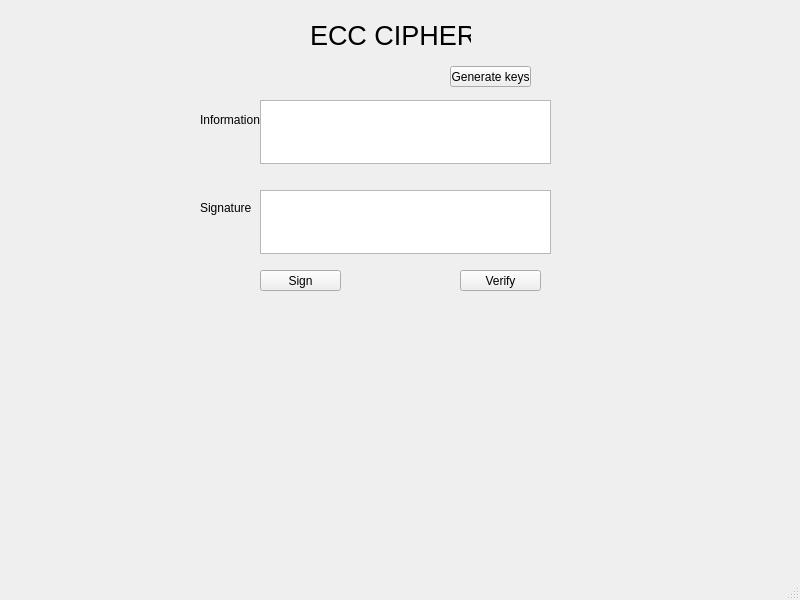
<?xml version="1.0" encoding="UTF-8"?>
<ui version="4.0">
 <class>MainWindow</class>
 <widget class="QMainWindow" name="MainWindow">
  <property name="geometry">
   <rect>
    <x>0</x>
    <y>0</y>
    <width>800</width>
    <height>600</height>
   </rect>
  </property>
  <property name="windowTitle">
   <string>MainWindow</string>
  </property>
  <widget class="QWidget" name="centralwidget">
   <widget class="QLabel" name="lbl_header">
    <property name="geometry">
     <rect>
      <x>310</x>
      <y>20</y>
      <width>161</width>
      <height>31</height>
     </rect>
    </property>
    <property name="font">
     <font>
      <pointsize>20</pointsize>
     </font>
    </property>
    <property name="text">
     <string>ECC CIPHER</string>
    </property>
   </widget>
   <widget class="QLabel" name="lbl_inf">
    <property name="geometry">
     <rect>
      <x>200</x>
      <y>110</y>
      <width>61</width>
      <height>20</height>
     </rect>
    </property>
    <property name="text">
     <string>Information</string>
    </property>
   </widget>
   <widget class="QLabel" name="lbl_sign">
    <property name="geometry">
     <rect>
      <x>200</x>
      <y>200</y>
      <width>51</width>
      <height>16</height>
     </rect>
    </property>
    <property name="text">
     <string>Signature</string>
    </property>
   </widget>
   <widget class="QPushButton" name="btn_gen_keys">
    <property name="geometry">
     <rect>
      <x>450</x>
      <y>66</y>
      <width>81</width>
      <height>21</height>
     </rect>
    </property>
    <property name="text">
     <string>Generate keys</string>
    </property>
   </widget>
   <widget class="QTextEdit" name="txt_inf">
    <property name="geometry">
     <rect>
      <x>260</x>
      <y>100</y>
      <width>291</width>
      <height>64</height>
     </rect>
    </property>
   </widget>
   <widget class="QTextEdit" name="txt_sign">
    <property name="geometry">
     <rect>
      <x>260</x>
      <y>190</y>
      <width>291</width>
      <height>64</height>
     </rect>
    </property>
   </widget>
   <widget class="QPushButton" name="btn_sign">
    <property name="geometry">
     <rect>
      <x>260</x>
      <y>270</y>
      <width>81</width>
      <height>21</height>
     </rect>
    </property>
    <property name="text">
     <string>Sign</string>
    </property>
   </widget>
   <widget class="QPushButton" name="btn_verify">
    <property name="geometry">
     <rect>
      <x>460</x>
      <y>270</y>
      <width>81</width>
      <height>21</height>
     </rect>
    </property>
    <property name="text">
     <string>Verify</string>
    </property>
   </widget>
  </widget>
  <widget class="QMenuBar" name="menubar">
   <property name="geometry">
    <rect>
     <x>0</x>
     <y>0</y>
     <width>800</width>
     <height>21</height>
    </rect>
   </property>
  </widget>
  <widget class="QStatusBar" name="statusbar"/>
 </widget>
 <resources/>
 <connections/>
</ui>
